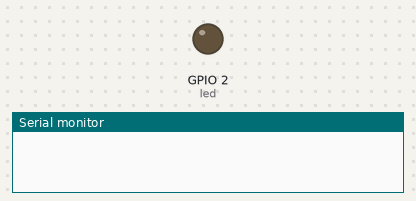
The sketch below on a simulated ESP8266 (NodeMCU). On the bench: output pins drawn as LEDs (lit = HIGH), the last lines printed to the serial monitor.

Above: at 0.7 s.
At 5.2 s:
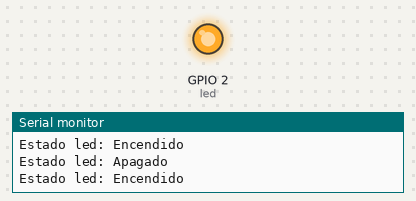
Timing chart, 0 to 6.9 s (numbered marks = the images above):
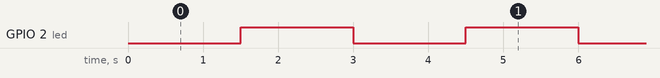

The sketch:

DemoLed.ino
```cpp
template<class T> inline Print &operator <<(Print &obj, T arg) {
  obj.print(arg);
  return obj;
}

#include <Ticker.h>

Ticker cambiarLed;

#if defined(ESP8266)
int led = LED_BUILTIN;
#elif defined(ESP32)
int led = 2;
#endif

boolean estado = false;

void FuncionLed() {
  estado = !estado;
  digitalWrite(led, estado ? HIGH : LOW);
  Serial << "Estado led: " << (estado ? "Encendido" : "Apagado") << "\n";
}

void setup() {
  Serial.begin(115200);
  pinMode(led, OUTPUT);
  digitalWrite(led, LOW);
  cambiarLed.attach(1.5, FuncionLed);
}

void loop() {

}
```

Measured:
- by itself, GPIO 2 (led): alternates HIGH for 1.5 s and LOW for 1.5 s
